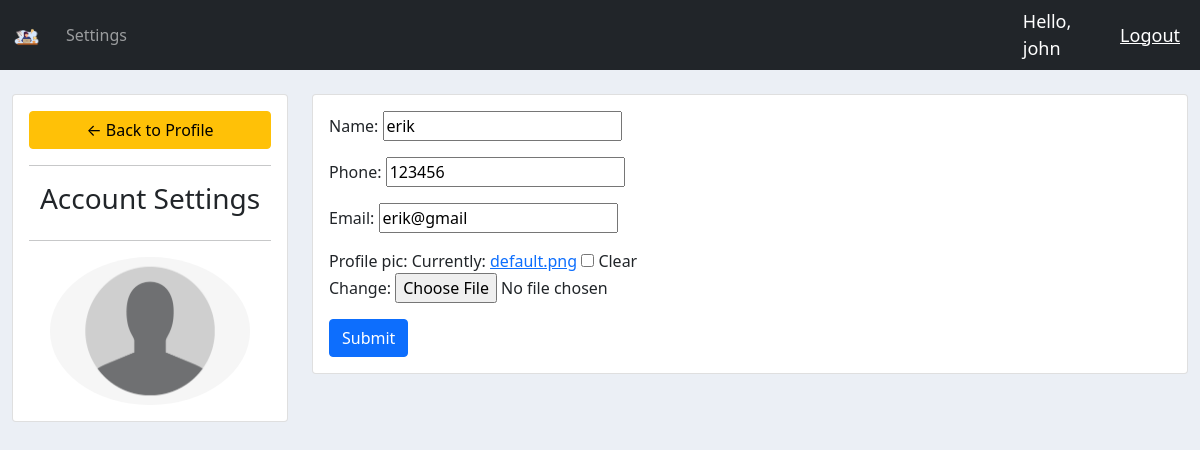
Page /account/ (signed in) on the committed database.
### accounts/models.py (models this page shows, shortened)
class Customer(models.Model):
	user = models.OneToOneField(User, null=True, blank=True, on_delete=models.CASCADE)
	name = models.CharField(max_length=200, null=True)
	phone = models.CharField(max_length=200, null=True)
	email = models.CharField(max_length=200, null=True)
	profile_pic = models.ImageField(default='default.png', null=True, blank=True)
	date_created = models.DateTimeField(auto_now_add=True, null=True)

### accounts/decorators.py (the view)
		def wrapper_func(request, *args, **kwargs):
			group = None
			if request.user.groups.exists():
				group = request.user.groups.all()[0].name
			if group in allowed_roles:
				return view_func(request, *args, **kwargs)
			else:
				return HttpResponse('You are not authorised to view this page')

### accounts/forms.py
class CustomerForm(ModelForm):
	class Meta:
		model = Customer
		fields = '__all__'
		exclude = ['user']

### accounts/views.py (called while the page is built)
@login_required(login_url='login')
@allowed_users(allowed_roles=['customer'])
def accountSettings(request):
	customer = request.user.customer
	form = CustomerForm(instance=customer)
	if request.method == 'POST':
		form = CustomerForm(request.POST, request.FILES, instance=customer)
		if form.is_valid():
			form.save()
	context = {'form': form}
	return render(request, 'accounts/account_settings.html', context)

### accounts/templates/accounts/account_settings.html (shortened to what this page needs)
{% extends 'accounts/main.html' %}
{% load static %}
{% block content %}
<br>
<div class="row">
	<div class="col-md-3">
		<div class="card card-body">
			<a class="btn btn-warning" href="{% url 'home' %}"> &#8592; Back to Profile</a>
			<hr>
			<h3 style="text-align: center">Account Settings</h3>
			<hr>
			<img class="profile-pic" src="{{request.user.customer.profile_pic.url}}" >
		</div>
	</div>
	<div class="col-md-9">
		<div class="card card-body">
			<form method="POST" action="" enctype="multipart/form-data">
				{{form.as_p}}
			<input class="btn btn-primary" type="submit" name="Update Information">
			</form>
		</div>
	</div>
</div>
{% endblock content %}

### accounts/templates/accounts/navbar.html (shortened to what this page needs)
{% load static %}
<nav class="navbar navbar-expand-lg navbar-dark bg-dark">
  <div class="container-fluid">
    <a class="navbar-brand" href="{% url 'home' %}">
      <img width="30" height="24" src="{% static 'images/logo.png' %}">
    </a>
    <div class="collapse navbar-collapse" id="navbarNav">
      <ul class="navbar-nav">
        {% if request.user.is_staff %}
        <li class="nav-item">
          <a class="nav-link active" aria-current="page" href="{% url 'home' %}">Dashboard</a>
        </li>
        <li class="nav-item">
          <a class="nav-link" href="{% url 'products' %}">Products</a>
        </li>
        {% else %}
        <li class="nav-item">
          <a class="nav-link" href="{% url 'account' %}">Settings</a>
        </li>
        {% endif %}
      </ul>
    </div>
  </div>
  <span class="hello-msg">Hello, {{request.user}}</span>
  <span><a class="hello-msg" href="{% url 'logout' %}">Logout</a></span>
</nav>

### static/css/main.css (style rules this page uses)
body { background-color: #ebeff5; }

### accounts/templates/accounts/navbar.html (style rules this page uses)
.hello-msg { font-size: 18px; color: #fff; margin-right: 20px; }

### accounts/templates/accounts/account_settings.html (style rules this page uses)
.profile-pic { max-width: 200px; max-height: 200px; margin: 0 auto; border-radius: 50%; }

### rows in the picture
Customer: name "erik", phone "123456", email "erik@gmail"

### other values in the picture
{{ request.user }} "john"
